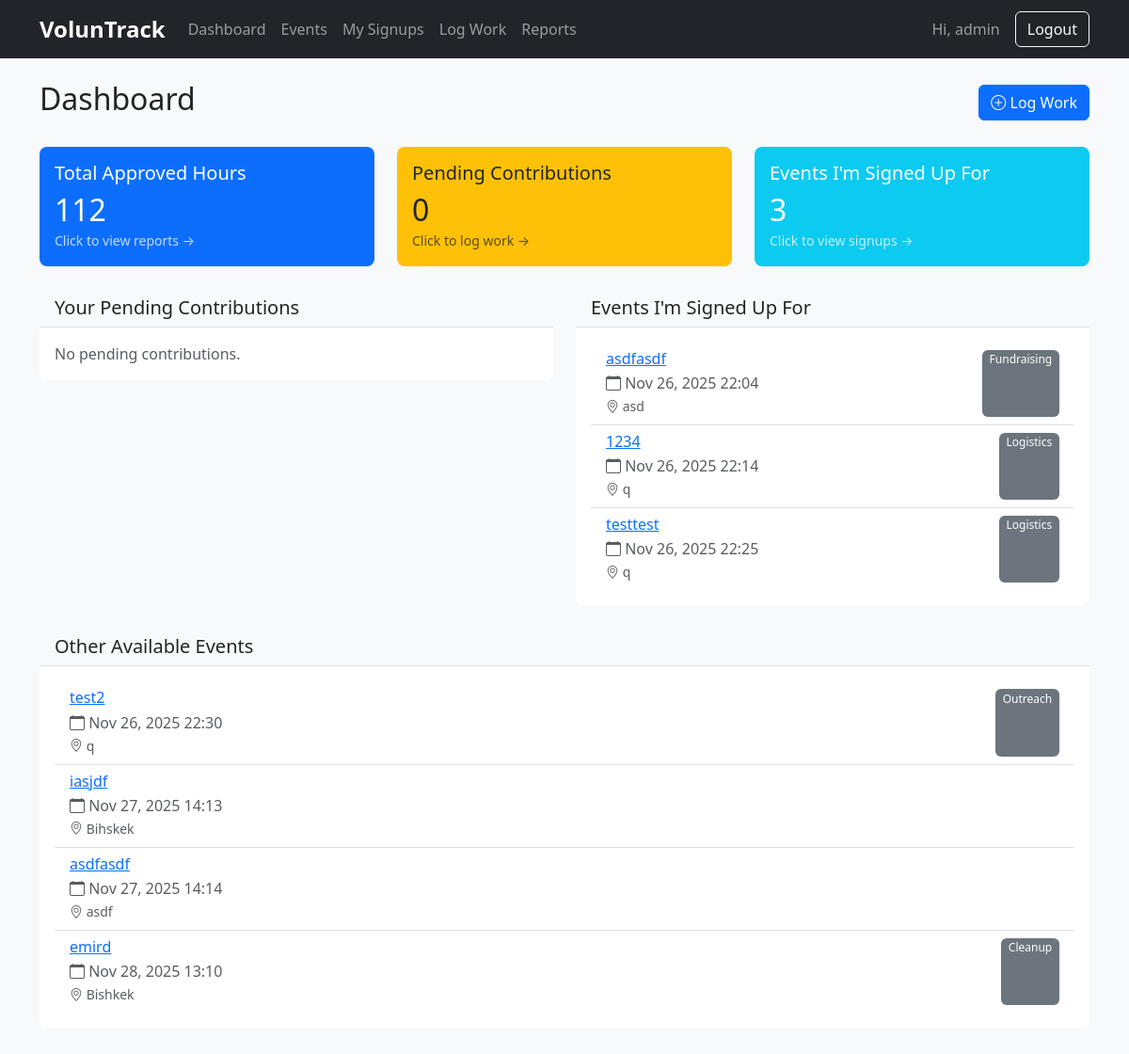
Before: /dashboard/ (signed in) with the older database file.
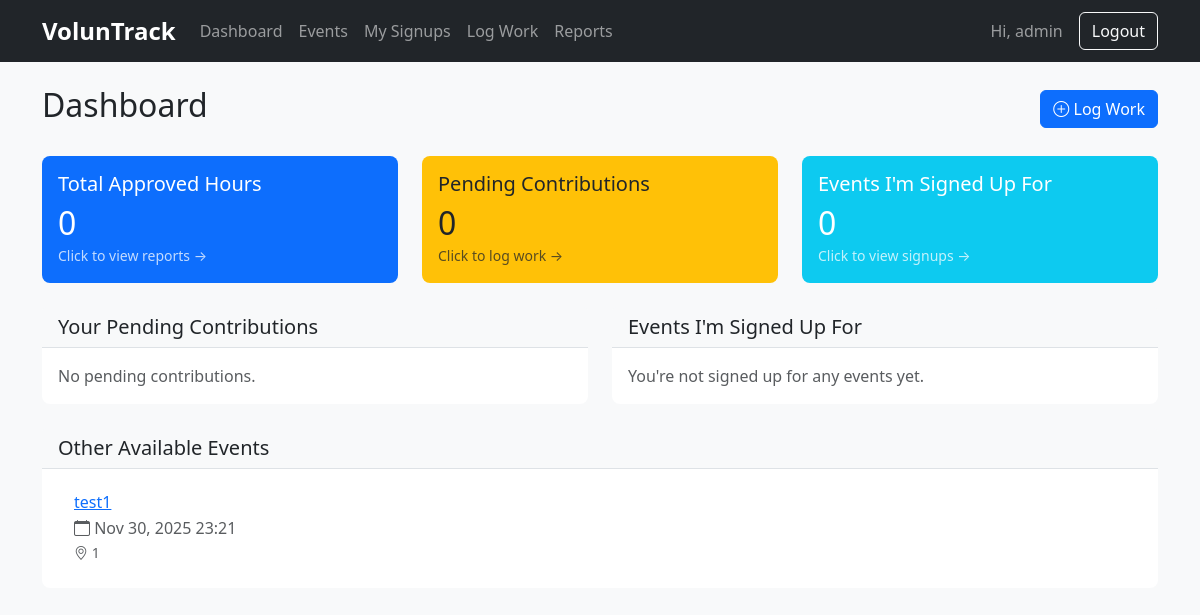
After: the same page with the newer database file.
### hub/models.py (models this page shows, shortened)
class Event(models.Model):
    STATUS_CHOICES = [
        ("SCHEDULED", "Scheduled"),
        ("COMPLETED", "Completed"),
        ("CANCELLED", "Cancelled"),
    ]
    title = models.CharField(
        max_length=200,
        help_text="Name of the volunteer event"
    )
    description = models.TextField(
        blank=True,
        help_text="Detailed description of the event"
    )
    department = models.ForeignKey(
        Department,
        null=True,
        blank=True,
        on_delete=models.SET_NULL,
        help_text="Optional department this event belongs to"
    )
    date = models.DateTimeField(
        help_text="When the event takes place"
    )
    location = models.CharField(
        max_length=200,
        help_text="Where the event takes place"
    )
    capacity = models.PositiveIntegerField(
        default=0,
        help_text="Maximum number of signups (0 = unlimited)"
    )
    status = models.CharField(
        max_length=10,
        choices=STATUS_CHOICES,
        default="SCHEDULED",
        help_text="Current status in event lifecycle"
    )
    created_by = models.ForeignKey(
        User,
        on_delete=models.CASCADE,
        related_name="events_created",
        help_text="Coordinator who created this event"
    )
    created_at = models.DateTimeField(
        auto_now_add=True,
        help_text="When this event was created"
    )
    class Meta:
        ordering = ["date"]

class Department(models.Model):
    name = models.CharField(max_length=100, unique=True)
    class Meta:
        ordering = ['name']

### hub/views.py (the view)
# urls.py: path("dashboard/", views.dashboard, name="dashboard"),
@login_required
def dashboard(request):
    user = request.user
    if user.profile.is_coordinator:
        dept = user.profile.department
        pending_qs = Contribution.objects.filter(status="PENDING")
        total_hours = (
            Contribution.objects
            .filter(status="APPROVED")
            .aggregate(total=Sum("hours"))["total"] or 0
        )
        my_events = (
            Event.objects
            .filter(created_by=user, date__gte=timezone.now(), status="SCHEDULED")
            .order_by("date")[:5]
        )
        upcoming_qs = Event.objects.filter(date__gte=timezone.now(), status="SCHEDULED")
        if dept:
            upcoming_qs = upcoming_qs.filter(department=dept)
        return render(request, "hub/coordinator_dashboard.html", {
            "pending_count": pending_qs.count(),
            "total_hours": total_hours,
            "my_events": my_events,
            "upcoming": upcoming_qs.order_by("date")[:5],
            "recent_pending": pending_qs.select_related("user", "event", "department").order_by("-created_at")[:5],
            "total_events": Event.objects.filter(created_by=user).count(),
            "department": dept,
        })
    else:
        my_hours = (
            Contribution.objects
            .filter(user=user, status="APPROVED")
            .aggregate(total=Sum("hours"))["total"] or 0
        )
        signed_events = (
            Event.objects
            .filter(signups__user=user, signups__status="CONFIRMED", status="SCHEDULED")
            .distinct()
            .order_by("date")
        )
        available_events = (
            Event.objects
            .filter(status="SCHEDULED")
            .exclude(signups__user=user, signups__status="CONFIRMED")
            .order_by("date")
        )
        return render(request, "hub/dashboard.html", {
            "my_hours": my_hours,
            "pending": Contribution.objects.filter(user=user, status="PENDING")[:5],
            "signed_events": signed_events,
            "available_events": available_events,
        })

### hub/templates/hub/dashboard.html
{% extends "hub/base.html" %}
{% block content %}
<div class="d-flex justify-content-between align-items-center mb-4">
  <h2>Dashboard</h2>
  <a href="{% url 'hub:contribution_create' %}" class="btn btn-primary"><i class="bi bi-plus-circle"></i> Log Work</a>
</div>
<div class="row mb-4">
  <div class="col-md-4">
    <a href="{% url 'hub:reports' %}" class="text-decoration-none">
      <div class="card bg-primary text-white h-100" style="cursor: pointer; transition: transform 0.2s;" onmouseover="this.style.transform='scale(1.02)'" onmouseout="this.style.transform='scale(1)'">
        <div class="card-body">
          <h5 class="card-title">Total Approved Hours</h5>
          <h2 class="mb-0">{{ my_hours|default:"0" }}</h2>
          <small class="opacity-75">Click to view reports →</small>
        </div>
      </div>
    </a>
  </div>
  <div class="col-md-4">
    <a href="{% url 'hub:contribution_create' %}" class="text-decoration-none">
      <div class="card bg-warning text-dark h-100" style="cursor: pointer; transition: transform 0.2s;" onmouseover="this.style.transform='scale(1.02)'" onmouseout="this.style.transform='scale(1)'">
        <div class="card-body">
          <h5 class="card-title">Pending Contributions</h5>
          <h2 class="mb-0">{{ pending|length }}</h2>
          <small class="opacity-75">Click to log work →</small>
        </div>
      </div>
    </a>
  </div>
  <div class="col-md-4">
    <a href="{% url 'hub:signup_list' %}" class="text-decoration-none">
      <div class="card bg-info text-white h-100" style="cursor: pointer; transition: transform 0.2s;" onmouseover="this.style.transform='scale(1.02)'" onmouseout="this.style.transform='scale(1)'">
        <div class="card-body">
          <h5 class="card-title">Events I'm Signed Up For</h5>
          <h2 class="mb-0">{{ signed_events|length }}</h2>
          <small class="opacity-75">Click to view signups →</small>
        </div>
      </div>
    </a>
  </div>
</div>
<div class="row">
  <div class="col-md-6 mb-4">
    <div class="card">
      <div class="card-header"><h5 class="mb-0">Your Pending Contributions</h5></div>
      <div class="card-body">
        {% if pending %}
          <div class="list-group list-group-flush">
            {% for c in pending %}
              <div class="list-group-item border-start border-warning border-3 px-3 py-3 mb-2 rounded">
                <div class="d-flex justify-content-between align-items-start mb-2">
                  <div class="flex-grow-1">
                    <div class="d-flex align-items-center gap-2 mb-2">
                      <span class="badge bg-secondary">{{ c.department.name }}</span>
                    </div>
                    <div class="d-flex align-items-center gap-3 text-muted small">
                      <span><i class="bi bi-calendar3"></i> {{ c.date|date:"M d, Y" }}</span>
                      <span><i class="bi bi-clock"></i> <strong class="text-dark">{{ c.hours }}h</strong></span>
                    </div>
                    {% if c.event %}
                      <div class="mt-2">
                        <small class="text-muted"><i class="bi bi-calendar-event"></i> {{ c.event.title|truncatewords:5 }}</small>
                      </div>
                    {% endif %}
                  </div>
                </div>
              </div>
            {% endfor %}
          </div>
        {% else %}<p class="text-muted mb-0">No pending contributions.</p>{% endif %}
      </div>
    </div>
  </div>
  <div class="col-md-6 mb-4">
    <div class="card">
      <div class="card-header"><h5 class="mb-0">Events I'm Signed Up For</h5></div>
      <div class="card-body">
        {% if signed_events %}
          <div class="list-group list-group-flush">
            {% for e in signed_events %}
              <div class="list-group-item d-flex justify-content-between">
                <div>
                  <h6 class="mb-1"><a href="{% url 'hub:event_detail' e.pk %}">{{ e.title }}</a></h6>
                  <p class="mb-0 text-muted"><i class="bi bi-calendar"></i> {{ e.date|date:"M d, Y H:i" }}</p>
                  <small class="text-muted"><i class="bi bi-geo-alt"></i> {{ e.location }}</small>
                </div>
                {% if e.department %}<span class="badge bg-secondary">{{ e.department.name }}</span>{% endif %}
              </div>
            {% endfor %}
          </div>
        {% else %}<p class="text-muted mb-0">You're not signed up for any events yet.</p>{% endif %}
      </div>
    </div>
  </div>
</div>
<div class="card mb-4">
  <div class="card-header"><h5 class="mb-0">Other Available Events</h5></div>
  <div class="card-body">
    {% if available_events %}
      <div class="list-group list-group-flush">
        {% for e in available_events %}
          <div class="list-group-item d-flex justify-content-between">
            <div>
              <h6 class="mb-1"><a href="{% url 'hub:event_detail' e.pk %}">{{ e.title }}</a></h6>
              <p class="mb-0 text-muted"><i class="bi bi-calendar"></i> {{ e.date|date:"M d, Y H:i" }}</p>
              <small class="text-muted"><i class="bi bi-geo-alt"></i> {{ e.location }}</small>
            </div>
            {% if e.department %}<span class="badge bg-secondary">{{ e.department.name }}</span>{% endif %}
          </div>
        {% endfor %}
      </div>
    {% else %}<p class="text-muted mb-0">No other available events to sign up for.</p>{% endif %}
  </div>
</div>
{% endblock %}

### hub/templates/hub/base.html (shortened to what this page needs)
<!DOCTYPE html>
<html lang="en">
<head>
  <link href="https://cdn.jsdelivr.net/npm/bootstrap@5.3.3/dist/css/bootstrap.min.css" rel="stylesheet">
  <link href="https://cdn.jsdelivr.net/npm/bootstrap-icons@1.11.3/font/bootstrap-icons.min.css" rel="stylesheet">
  {% load static %}
  <link href="{% static 'hub/main.css' %}" rel="stylesheet">
</head>
<body>
<nav class="navbar navbar-expand-lg navbar-dark bg-dark mb-4">
  <div class="container">
    <a class="navbar-brand" href="{% url 'hub:home' %}">VolunTrack</a>
    <div class="collapse navbar-collapse" id="navbarMain">
      <ul class="navbar-nav me-auto">
        {% if user.is_authenticated %}
          <li class="nav-item">
            <a class="nav-link" href="{% url 'hub:dashboard' %}">Dashboard</a>
          </li>
          <li class="nav-item">
            <a class="nav-link" href="{% url 'hub:events_list' %}">Events</a>
          </li>
          <li class="nav-item">
            <a class="nav-link" href="{% url 'hub:signup_list' %}">My Signups</a>
          </li>
          <li class="nav-item">
            <a class="nav-link" href="{% url 'hub:contribution_create' %}">Log Work</a>
          </li>
          <li class="nav-item">
            <a class="nav-link" href="{% url 'hub:reports' %}">Reports</a>
          </li>
        {% endif %}
      </ul>
      <ul class="navbar-nav">
        {% if user.is_authenticated %}
          <li class="nav-item d-flex align-items-center justify-content-center">
            <span class="navbar-text me-3 mb-0">Hi, {{ user.username }}</span>
            <form method="post" action="{% url 'logout' %}" class="d-inline mb-0">
              <button class="btn btn-outline-light">Logout</button>
            </form>
          </li>
        {% endif %}
      </ul>
    </div>
  </div>
</nav>
<div class="container">
  {% block content %}{% endblock %}
</div>
</body>
</html>

### hub/static/hub/main.css (style rules this page uses)
body { padding-bottom: 4rem; background-color: #f8f9fa; }
.navbar-brand { font-weight: 600; font-size: 1.5rem; }
.card { border: none; border-radius: 0.5rem; }
.card-header { background-color: #f8f9fa; border-bottom: 1px solid #dee2e6; font-weight: 600; }
.btn { border-radius: 0.375rem; font-weight: 500; }

Changed rows visible on the page:
removed Event: title "asdfasdf", date "Nov 26, 2025 22:04", location "asd", department.name "Fundraising", shown under "Events I'm Signed Up For"
removed Event: title "1234", date "Nov 26, 2025 22:14", location "q", department.name "Logistics", shown under "Events I'm Signed Up For"
removed Event: title "testtest", date "Nov 26, 2025 22:25", location "q", department.name "Logistics", shown under "Events I'm Signed Up For"
removed Event: title "test2", date "Nov 26, 2025 22:30", location "q", department.name "Outreach", shown under "Other Available Events"
removed Event: title "iasjdf", date "Nov 27, 2025 14:13", location "Bihskek", shown under "Other Available Events"
removed Event: title "asdfasdf", date "Nov 27, 2025 14:14", location "asdf", shown under "Other Available Events"
removed Event: title "emird", date "Nov 28, 2025 13:10", location "Bishkek", department.name "Cleanup", shown under "Other Available Events"
added Event: title "test1", date "Nov 30, 2025 23:21", location "1", shown under "Other Available Events"
Other visible differences:
{{ my_hours|default:"0" }}: "112" → "0"
{{ signed_events|length }}: "3" → "0"
text now shown: "You're not signed up for any events yet."
